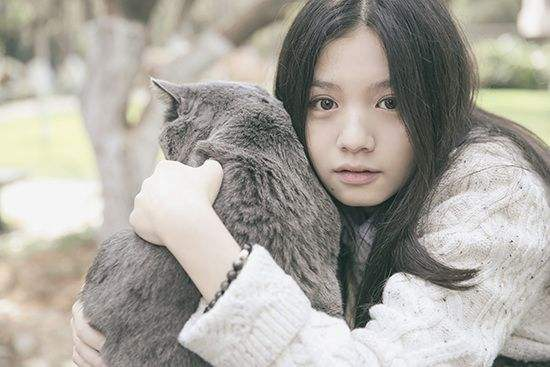
//> input picture opencv_c++/morphlogy/morphlogy/chunxia.jpg, 550 x 367 px
$ ./main   (built with g++ and OpenCV 4)
//> lines starting //> are read from the running program, lines starting //| are printed output that depends on the picture

#include<opencv2\opencv.hpp>
#include<opencv2\highgui\highgui.hpp>
#include<opencv2\imgproc\imgproc.hpp>
#include<iostream>
using namespace cv;   //类名空间包含，本程序下的类名就可以不包含cv::前缀可以直接使用。
using namespace std;


//--------------------【变量声明】------------------------
Mat	img, img_after;
int on_TrackerBarChose = 0;    //选择膨胀或者腐蚀
int on_ElementSize = 3;       //选择内核尺寸

//-------------------【函数声明】------------------------
void process();
void on_TrackBarChose(int, void*);
void on_ElementSizechange(int, void*);

int main()
{
	img = imread("chunxia.jpg");
//> img is the input picture: 367 rows x 550 cols, CV_8UC3; mean B, G, R 160.4, 167.6, 171.5
	//Mat img = imread("C:\\Users\\zh_xing\\Desktop\\opencv\\a.jpg");
	//这里不能重新定义Mat,否则会出现内存错误，c++里变量不能重新被定义，所以这个Mat不能加，另外这个Mat必须定义
	//成全局变量，是因为回调函数定义在主函数外。
	namedWindow("原图");
	imshow("原图", img);


	namedWindow("【效果图】");
	Mat element=getStructuringElement(MORPH_RECT, Size(on_ElementSize+1, on_ElementSize+1));
	//这个element和回调函数的element不存在重新定义的情况，因为各自的生存期并不冲突。
	erode(img, img_after, element);
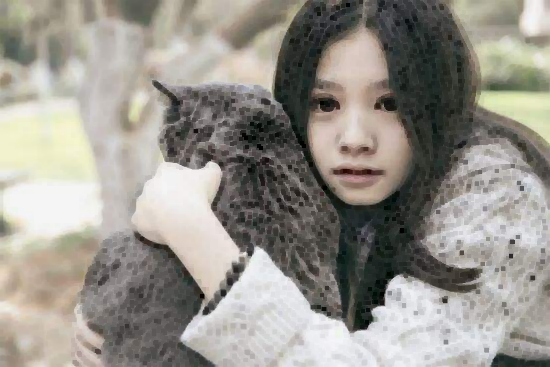
//> img_after: 367 rows x 550 cols, CV_8UC3; mean B, G, R 140.7, 148.2, 151.9
	imshow("【效果图】", img_after);

	createTrackbar("erode(0)_or_dilate(1)", "【效果图】", &on_TrackerBarChose, 1, on_TrackBarChose);
//> slider 'erode(0)_or_dilate(1)' is set to 1
	createTrackbar("ElementSize", "【效果图】", &on_ElementSize, 25, on_ElementSizechange);

	while(char(waitKey(1))!='q'){}
//> in process, `dilate(img, img_after, element);`:
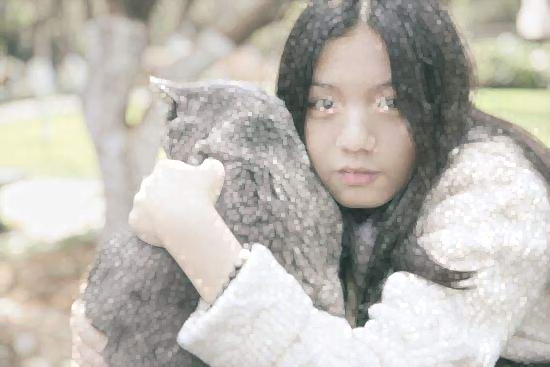
//> img_after: 367 rows x 550 cols, CV_8UC3; mean B, G, R 178.9, 185.9, 189.8
//> the 'q' key is pressed
	return 0;
}

void process()
{
	Mat element = getStructuringElement(MORPH_RECT, Size(on_ElementSize+1, on_ElementSize+1));
	if (on_TrackerBarChose ==0)
	{
		erode(img, img_after, element);
	}
	else
	{
		dilate(img, img_after, element);
	}
	imshow("【效果图】", img_after);
}

void on_TrackBarChose(int, void*)
{
	process();
}

void on_ElementSizechange(int, void*)
{
	process();
}
